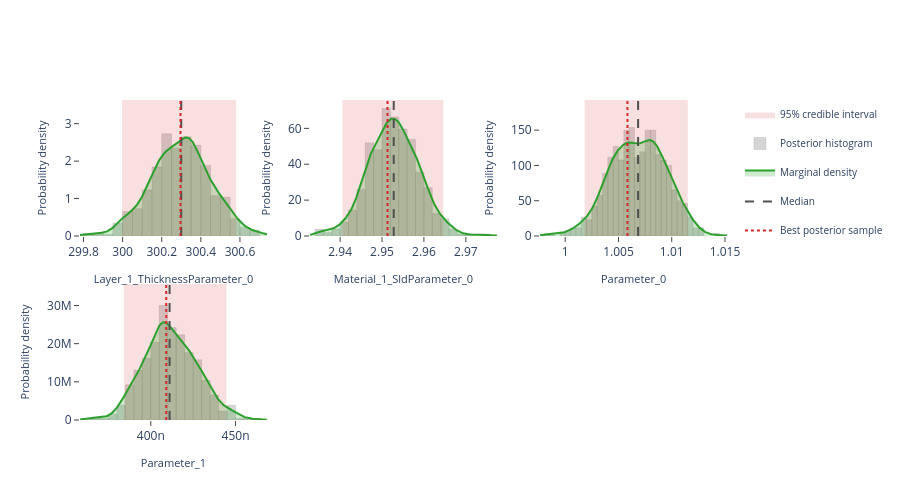

The notebook cell this image was saved under:
### Markdown cell above
## Interactive posterior plots

The next three cells render the same Plotly figures that are shown on the
Bayesian Posterior tab of the EasyReflectometryApp:

* **Marginals** — per-parameter distribution: histogram + smooth KDE marginal,
  shaded 95% credible interval, and median / best-sample lines
  (`plot_distribution` or `posterior.distribution()`)
* **Corner plot** — pairwise marginals + 2-D contours + scatter (`plot_corner`)
* **Traces** — per-chain trace + marginal histogram (`plot_trace`)

The standalone helpers are called with ``return_figure=True`` so they return a
Plotly ``Figure`` that we render in the notebook with ``fig.show()``; the
``PosteriorResults`` methods return the figure directly.

### Code cell
# ---- Marginal posterior distributions ---------------------------------------
# One panel per free parameter, each overlaying the posterior histogram, a
# smooth Gaussian-KDE marginal, the shaded 95% credible interval, and the
# median / best-sample reference lines.  Mirrors the "Marginals" sub-tab in
# the EasyReflectometryApp.

# The PosteriorResults method passes ``logp`` through automatically so the
# best posterior sample (MAP) line is drawn:
fig = posterior.distribution()
fig.show()

# Standalone equivalent (pass ``logp`` to get the best-sample line):
# fig = plot_distribution(
#     posterior.draws,
#     posterior.param_names,
#     logp=posterior.logp,
#     return_figure=True,
# )
# fig.show()

### Figure 1 — Plotly figure (JSON) as saved in the notebook; plotly's stock layout.template omitted (floating-point values rounded to 4 significant figures; data arrays with more than 128 entries replaced by an {"elided": "..."} marker saying what was removed)
{"data": [{"fill": "toself", "fillcolor": "rgba(214, 39, 40, 0.14)", "hoverinfo": "skip", "legendgroup": "95% credible interval", "line": {"color": "rgba(214, 39, 40, 0.14)", "width": 0}, "mode": "lines", "name": "95% credible interval", "showlegend": true, "type": "scatter", "x": [300.0, 300.6, 300.6, 300.0, 300.0], "xaxis": "x", "y": [0.0, 0.0, 3.632, 3.632, 0.0], "yaxis": "y"}, {"histnorm": "probability density", "hovertemplate": "sample=%{x:.4f}<br>density: %{y:.2f}<extra></extra>", "legendgroup": "histogram", "marker": {"color": "rgba(120, 120, 120, 0.38)", "line": {"color": "rgba(120, 120, 120, 0.24)", "width": 1}}, "name": "Posterior histogram", "nbinsx": 40, "opacity": 0.82, "showlegend": true, "type": "histogram", "x": {"elided": "520 float values"}, "xaxis": "x", "yaxis": "y"}, {"fill": "tozeroy", "fillcolor": "rgba(44, 160, 44, 0.22)", "hovertemplate": "Layer_1_ThicknessParameter_0: %{x:.4f}<br>density: %{y:.4f}<extra></extra>", "legendgroup": "marginal", "line": {"color": "rgb(44, 160, 44)", "width": 2}, "mode": "lines", "name": "Marginal density", "showlegend": true, "type": "scatter", "x": {"elided": "256 float values"}, "xaxis": "x", "y": {"elided": "256 float values"}, "yaxis": "y"}, {"hovertemplate": "Median: %{x:.4f}<extra></extra>", "legendgroup": "Median", "line": {"color": "rgb(80, 80, 80)", "dash": "dash", "width": 2}, "mode": "lines", "name": "Median", "showlegend": true, "type": "scatter", "x": [300.3, 300.3], "xaxis": "x", "y": [0.0, 3.632], "yaxis": "y"}, {"hovertemplate": "Best posterior sample: %{x:.4f}<extra></extra>", "legendgroup": "Best posterior sample", "line": {"color": "rgb(214, 39, 40)", "dash": "dot", "width": 2}, "mode": "lines", "name": "Best posterior sample", "showlegend": true, "type": "scatter", "x": [300.3, 300.3], "xaxis": "x", "y": [0.0, 3.632], "yaxis": "y"}, {"fill": "toself", "fillcolor": "rgba(214, 39, 40, 0.14)", "hoverinfo": "skip", "legendgroup": "95% credible interval", "line": {"color": "rgba(214, 39, 40, 0.14)", "width": 0}, "mode": "lines", "name": "95% credible interval", "showlegend": false, "type": "scatter", "x": [2.941, 2.965, 2.965, 2.941, 2.941], "xaxis": "x2", "y": [0.0, 0.0, 75.81, 75.81, 0.0], "yaxis": "y2"}, {"histnorm": "probability density", "hovertemplate": "sample=%{x:.4f}<br>density: %{y:.2f}<extra></extra>", "legendgroup": "histogram", "marker": {"color": "rgba(120, 120, 120, 0.38)", "line": {"color": "rgba(120, 120, 120, 0.24)", "width": 1}}, "name": "Posterior histogram", "nbinsx": 40, "opacity": 0.82, "showlegend": false, "type": "histogram", "x": {"elided": "520 float values"}, "xaxis": "x2", "yaxis": "y2"}, {"fill": "tozeroy", "fillcolor": "rgba(44, 160, 44, 0.22)", "hovertemplate": "Material_1_SldParameter_0: %{x:.4f}<br>density: %{y:.4f}<extra></extra>", "legendgroup": "marginal", "line": {"color": "rgb(44, 160, 44)", "width": 2}, "mode": "lines", "name": "Marginal density", "showlegend": false, "type": "scatter", "x": {"elided": "256 float values"}, "xaxis": "x2", "y": {"elided": "256 float values"}, "yaxis": "y2"}, {"hovertemplate": "Median: %{x:.4f}<extra></extra>", "legendgroup": "Median", "line": {"color": "rgb(80, 80, 80)", "dash": "dash", "width": 2}, "mode": "lines", "name": "Median", "showlegend": false, "type": "scatter", "x": [2.953, 2.953], "xaxis": "x2", "y": [0.0, 75.81], "yaxis": "y2"}, {"hovertemplate": "Best posterior sample: %{x:.4f}<extra></extra>", "legendgroup": "Best posterior sample", "line": {"color": "rgb(214, 39, 40)", "dash": "dot", "width": 2}, "mode": "lines", "name": "Best posterior sample", "showlegend": false, "type": "scatter", "x": [2.951, 2.951], "xaxis": "x2", "y": [0.0, 75.81], "yaxis": "y2"}, {"fill": "toself", "fillcolor": "rgba(214, 39, 40, 0.14)", "hoverinfo": "skip", "legendgroup": "95% credible interval", "line": {"color": "rgba(214, 39, 40, 0.14)", "width": 0}, "mode": "lines", "name": "95% credible interval", "showlegend": false, "type": "scatter", "x": [1.002, 1.012, 1.012, 1.002, 1.002], "xaxis": "x3", "y": [0.0, 0.0, 192.7, 192.7, 0.0], "yaxis": "y3"}, {"histnorm": "probability density", "hovertemplate": "sample=%{x:.4f}<br>density: %{y:.2f}<extra></extra>", "legendgroup": "histogram", "marker": {"color": "rgba(120, 120, 120, 0.38)", "line": {"color": "rgba(120, 120, 120, 0.24)", "width": 1}}, "name": "Posterior histogram", "nbinsx": 40, "opacity": 0.82, "showlegend": false, "type": "histogram", "x": {"elided": "520 float values"}, "xaxis": "x3", "yaxis": "y3"}, {"fill": "tozeroy", "fillcolor": "rgba(44, 160, 44, 0.22)", "hovertemplate": "Parameter_0: %{x:.4f}<br>density: %{y:.4f}<extra></extra>", "legendgroup": "marginal", "line": {"color": "rgb(44, 160, 44)", "width": 2}, "mode": "lines", "name": "Marginal density", "showlegend": false, "type": "scatter", "x": {"elided": "256 float values"}, "xaxis": "x3", "y": {"elided": "256 float values"}, "yaxis": "y3"}, {"hovertemplate": "Median: %{x:.4f}<extra></extra>", "legendgroup": "Median", "line": {"color": "rgb(80, 80, 80)", "dash": "dash", "width": 2}, "mode": "lines", "name": "Median", "showlegend": false, "type": "scatter", "x": [1.007, 1.007], "xaxis": "x3", "y": [0.0, 192.7], "yaxis": "y3"}, {"hovertemplate": "Best posterior sample: %{x:.4f}<extra></extra>", "legendgroup": "Best posterior sample", "line": {"color": "rgb(214, 39, 40)", "dash": "dot", "width": 2}, "mode": "lines", "name": "Best posterior sample", "showlegend": false, "type": "scatter", "x": [1.006, 1.006], "xaxis": "x3", "y": [0.0, 192.7], "yaxis": "y3"}, {"fill": "toself", "fillcolor": "rgba(214, 39, 40, 0.14)", "hoverinfo": "skip", "legendgroup": "95% credible interval", "line": {"color": "rgba(214, 39, 40, 0.14)", "width": 0}, "mode": "lines", "name": "95% credible interval", "showlegend": false, "type": "scatter", "x": [3.841e-07, 4.446e-07, 4.446e-07, 3.841e-07, 3.841e-07], "xaxis": "x4", "y": [0.0, 0.0, 35640000.0, 35640000.0, 0.0], "yaxis": "y4"}, {"histnorm": "probability density", "hovertemplate": "sample=%{x:.4f}<br>density: %{y:.2f}<extra></extra>", "legendgroup": "histogram", "marker": {"color": "rgba(120, 120, 120, 0.38)", "line": {"color": "rgba(120, 120, 120, 0.24)", "width": 1}}, "name": "Posterior histogram", "nbinsx": 40, "opacity": 0.82, "showlegend": false, "type": "histogram", "x": {"elided": "520 float values"}, "xaxis": "x4", "yaxis": "y4"}, {"fill": "tozeroy", "fillcolor": "rgba(44, 160, 44, 0.22)", "hovertemplate": "Parameter_1: %{x:.4f}<br>density: %{y:.4f}<extra></extra>", "legendgroup": "marginal", "line": {"color": "rgb(44, 160, 44)", "width": 2}, "mode": "lines", "name": "Marginal density", "showlegend": false, "type": "scatter", "x": {"elided": "256 float values"}, "xaxis": "x4", "y": {"elided": "256 float values"}, "yaxis": "y4"}, {"hovertemplate": "Median: %{x:.4f}<extra></extra>", "legendgroup": "Median", "line": {"color": "rgb(80, 80, 80)", "dash": "dash", "width": 2}, "mode": "lines", "name": "Median", "showlegend": false, "type": "scatter", "x": [4.111e-07, 4.111e-07], "xaxis": "x4", "y": [0.0, 35640000.0], "yaxis": "y4"}, {"hovertemplate": "Best posterior sample: %{x:.4f}<extra></extra>", "legendgroup": "Best posterior sample", "line": {"color": "rgb(214, 39, 40)", "dash": "dot", "width": 2}, "mode": "lines", "name": "Best posterior sample", "showlegend": false, "type": "scatter", "x": [4.091e-07, 4.091e-07], "xaxis": "x4", "y": [0.0, 35640000.0], "yaxis": "y4"}], "layout": {"barmode": "overlay", "height": 500, "legend": {"font": {"size": 10}}, "plot_bgcolor": "white", "showlegend": true, "xaxis": {"anchor": "y", "domain": [0.0, 0.2889], "range": [299.8, 300.7], "showgrid": false, "ticks": "outside", "title": {"font": {"size": 11}, "text": "Layer_1_ThicknessParameter_0"}, "zeroline": false}, "xaxis2": {"anchor": "y2", "domain": [0.3556, 0.6444], "range": [2.933, 2.977], "showgrid": false, "ticks": "outside", "title": {"font": {"size": 11}, "text": "Material_1_SldParameter_0"}, "zeroline": false}, "xaxis3": {"anchor": "y3", "domain": [0.7111, 1.0], "range": [0.9976, 1.015], "showgrid": false, "ticks": "outside", "title": {"font": {"size": 11}, "text": "Parameter_0"}, "zeroline": false}, "xaxis4": {"anchor": "y4", "domain": [0.0, 0.2889], "range": [3.582e-07, 4.685e-07], "showgrid": false, "ticks": "outside", "title": {"font": {"size": 11}, "text": "Parameter_1"}, "zeroline": false}, "xaxis5": {"anchor": "y5", "domain": [0.3556, 0.6444], "showgrid": false, "ticks": "outside", "zeroline": false}, "xaxis6": {"anchor": "y6", "domain": [0.7111, 1.0], "showgrid": false, "ticks": "outside", "zeroline": false}, "yaxis": {"anchor": "x", "domain": [0.575, 1.0], "range": [0.0, 3.632], "showgrid": false, "ticks": "outside", "title": {"font": {"size": 11}, "text": "Probability density"}, "zeroline": false}, "yaxis2": {"anchor": "x2", "domain": [0.575, 1.0], "range": [0.0, 75.81], "showgrid": false, "ticks": "outside", "title": {"font": {"size": 11}, "text": "Probability density"}, "zeroline": false}, "yaxis3": {"anchor": "x3", "domain": [0.575, 1.0], "range": [0.0, 192.7], "showgrid": false, "ticks": "outside", "title": {"font": {"size": 11}, "text": "Probability density"}, "zeroline": false}, "yaxis4": {"anchor": "x4", "domain": [0.0, 0.425], "range": [0.0, 35640000.0], "showgrid": false, "ticks": "outside", "title": {"font": {"size": 11}, "text": "Probability density"}, "zeroline": false}, "yaxis5": {"anchor": "x5", "domain": [0.0, 0.425], "showgrid": false, "ticks": "outside", "zeroline": false}, "yaxis6": {"anchor": "x6", "domain": [0.0, 0.425], "showgrid": false, "ticks": "outside", "zeroline": false}}}
